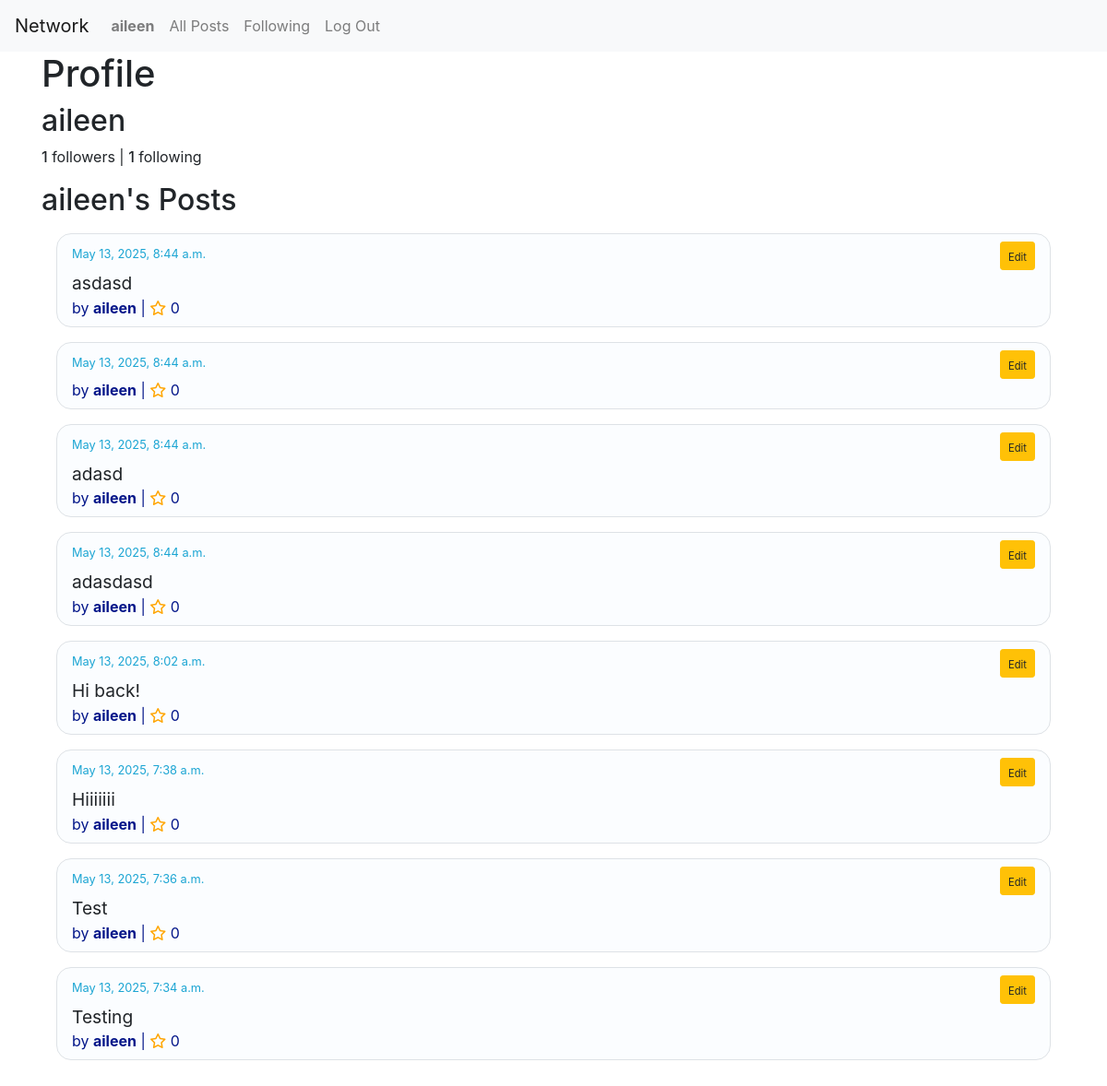
Page /profile/2 (signed in) on the earlier database version.
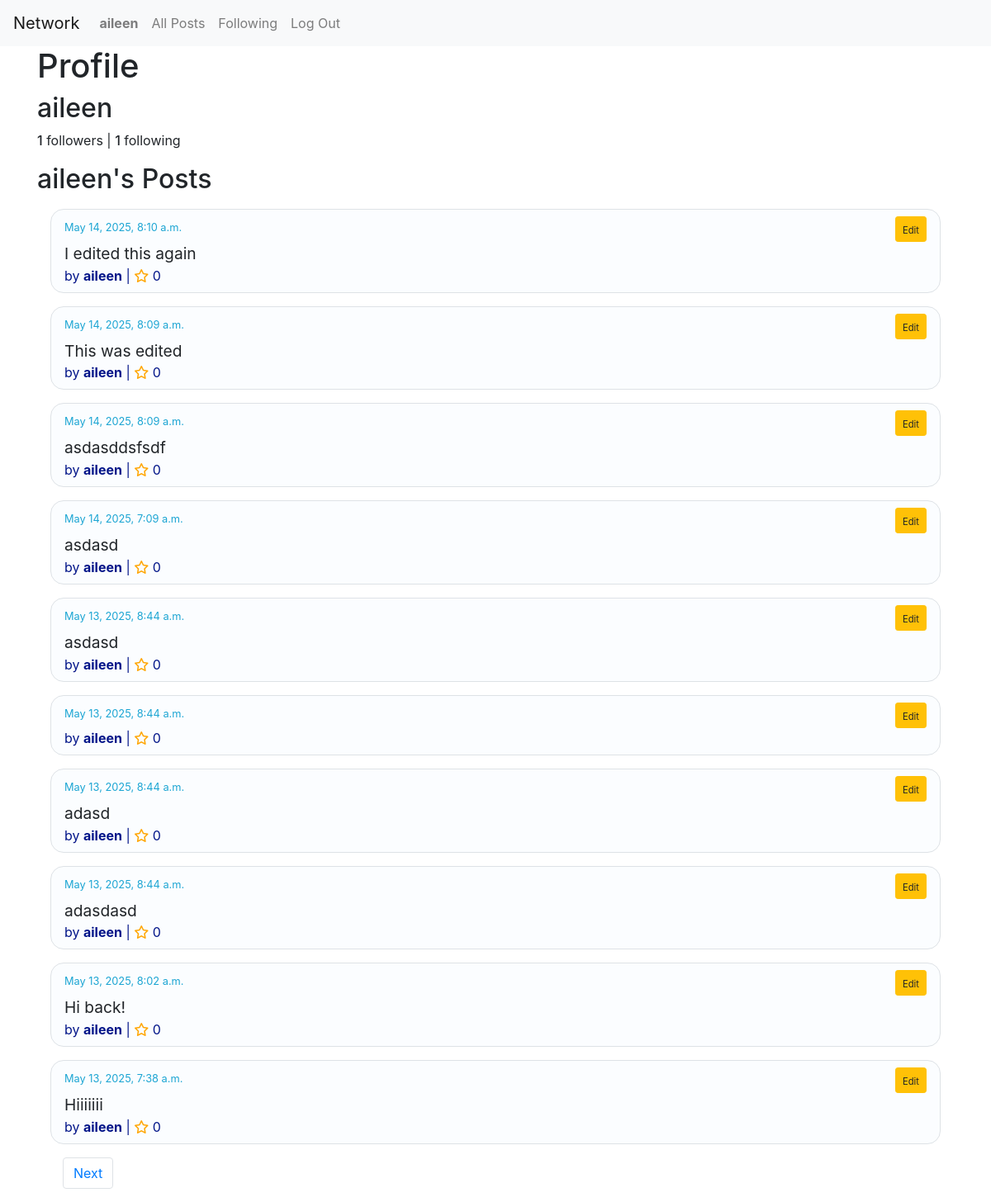
Same page on the later database version.
### network/models.py (models this page shows, shortened)
class User(AbstractUser):
    pass

class Post(models.Model):
    content = models.CharField(max_length=140)
    user = models.ForeignKey(User, on_delete=models.CASCADE, related_name="user")
    date = models.DateTimeField(auto_now_add=True)

### network/views.py (the view)
# urls.py: path("profile/<int:user_id>", views.profile, name="profile"),
def profile(request, user_id):
    user = User.objects.get(pk=user_id)
    userPosts = Post.objects.filter(user=user).order_by("id").reverse()
    follower = Follow.objects.filter(follower=user)
    followed = Follow.objects.filter(followed=user)
    isFollowing = False
    if request.user.is_authenticated:
        isFollowing = Follow.objects.filter(follower=request.user, followed=user).exists()
    paginator = Paginator(userPosts, 10)
    pageNumber = request.GET.get('page')
    pagePosts = paginator.get_page(pageNumber)
    return render(request, "network/profile.html", {
        "userPosts": userPosts,
        "pagePosts": pagePosts,
        "username": user.username,
        "follower": follower,
        "followed": followed,
        "isFollowing": isFollowing,
        "userProfile": user
    })

### network/templates/network/profile.html (shortened to what this page needs)
{% extends "network/layout.html" %}
{% block body %}
<h1>Profile</h1>
{% if user.is_authenticated %}
<h2 id="user-profile">{{ username }}</h2>
<div class="user-info">
    <p>
        <span id="followers">{{ followed.count }}</span></strong> followers
        <span>  |  </span>
        <span id="following">{{ follower.count }}</span></strong> following
    </p>
</div>
 <h2>{{ userProfile }}'s Posts</h2>
{% include "network/posts.html" %}
{% else %}
<p>You must be logged in to view this page.</p>
{% endif %}
{% endblock %}

### network/templates/network/layout.html (shortened to what this page needs)
{% load static %}
<!DOCTYPE html>
<html lang="en">
    <head>
        <link rel="stylesheet" href="https://stackpath.bootstrapcdn.com/bootstrap/4.4.1/css/bootstrap.min.css">
        <link href="{% static 'network/styles.css' %}" rel="stylesheet">
    </head>
    <body>
        <nav class="navbar navbar-expand-lg navbar-light bg-light">
            <a class="navbar-brand" href="{% url 'index' %}">Network</a>
            <div>
              <ul class="navbar-nav mr-auto">
                {% if user.is_authenticated %}
                    <li class="nav-item">
                        <a class="nav-link" href="{% url 'profile' user_id=user.id %}"><strong>{{ user.username }}</strong></a>
                    </li>
                {% endif %}
                <li class="nav-item">
                  <a class="nav-link" href="{% url 'index' %}">All Posts</a>
                </li>
                {% if user.is_authenticated %}
                    <li class="nav-item">
                        <a class="nav-link" href="{% url 'following' %}">Following</a>
                    </li>
                    <li class="nav-item">
                        <a class="nav-link" href="{% url 'logout' %}">Log Out</a>
                    </li>
                {% endif %}
              </ul>
            </div>
          </nav>
        <div class="body container">
            {% block body %}
            {% endblock %}
        </div>
    </body>
</html>

### network/templates/network/posts.html (shortened to what this page needs)
<div id="all-posts my-3">
    {% for post in pagePosts %}
    <div class="post border my-3 mx-3 px-3 py-2 d-flex flex-column">
        <div class="d-flex justify-content-between">
            <p class="mb-0 post-date"><small>{{ post.date }}</small></p>
            {% if user == post.user %}
            <button class="mb-0 text-end btn btn-sm btn-warning edit-btn" data-postid="{{ post.id }}">
                <small>Edit</small>
            </button>
            {% endif %}
        </div>
        <p class="mb-0 post-content" id="post-content-{{ post.id }}">{{ post.content }}</p>
        <p class="mb-0 post-author">by <strong><a href="{% url 'profile' user_id=post.user.id %}">{{ post.user }}</a></strong> | <i class="fa-regular fa-star like-star"></i>
            <span class="like-btn" id="like-post-{{ post.id }}">0</span>
        </p>
    </div>
    {% endfor %}
    <div class="container mx-3">
        <ul class="pagination">
            {% if pagePosts.has_next %}
            <li class="page-item"><a class="page-link" href="?page={{ pagePosts.next_page_number }}">Next</a></li>
            {% endif %}
        </ul>
    </div>
</div>

### network/static/network/styles.css (style rules this page uses)
.post { border: 1px solid #ccc; border-radius: 1em; padding: 10px; margin: 10px 0; background-color: #fbfdffcc; }
.post-date { color: rgb(28, 165, 211); }
.post-content { font-size: 1.2em; }
.post-author { color: #031589; }
.like-star, #likes { color: orange; }
#followers, #following { font-weight: 500; }
a { text-decoration: none; color:#031589; }

Differences in the rows shown:
no longer on this page (row unchanged): Post: date "May 13, 2025, 7:36 a.m.", content "Test", user "aileen"
no longer on this page (row unchanged): Post: date "May 13, 2025, 7:34 a.m.", content "Testing", user "aileen"
added Post: date "May 14, 2025, 8:10 a.m.", content "I edited this again", user "aileen"
added Post: date "May 14, 2025, 8:09 a.m.", content "This was edited", user "aileen"
added Post: date "May 14, 2025, 8:09 a.m.", content "asdasddsfsdf", user "aileen"
added Post: date "May 14, 2025, 7:09 a.m.", content "asdasd", user "aileen"
Other differences:
text now shown: "Next"
